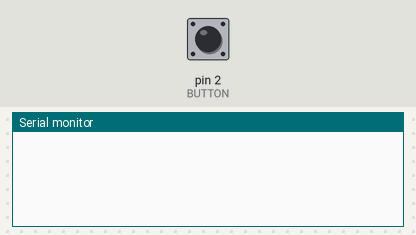
Bench run of a sketch on a simulated Arduino Uno, built with avr-gcc and run on an emulated ATmega328P. Shown: the last lines printed to the serial monitor. Inputs (shaded band) come from the test bench; at power-on: pin 2 (BUTTON) HIGH.

Above: at 1.8 s.
1.9 s: pin 2 (BUTTON) pulled LOW for 0.6 s
At 3.1 s:
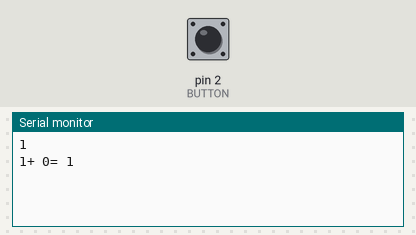
4.0 s: pin 2 (BUTTON) pulled LOW for 1 s
At 4.4 s:
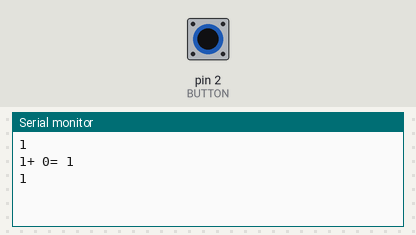
6.5 s: pin 2 (BUTTON) pulled LOW for 3.2 s
At 11.3 s:
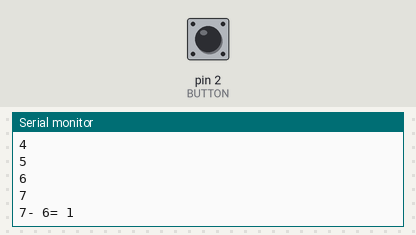
Timing chart, 0 to 12.8 s (numbered marks = the images above; inputs shaded):
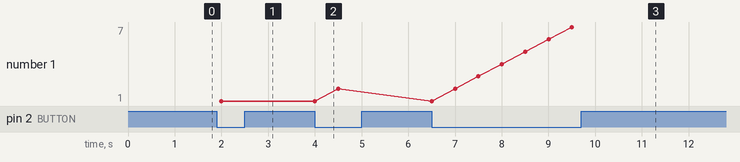

The sketch:

M5_2.ino
```cpp
#define BUTTON 2 // button pin number
int counter = 0;

 void setup() {
    Serial.begin(9600);
    pinMode(BUTTON, INPUT_PULLUP); // sets the digital pin 14 as input
 }

 void loop() {
    if (digitalRead(BUTTON) == 0)
    {
        counter++;
        Serial.println(counter);
    }else if (counter != 0){
        if (counter < 6)
        {
            int temp = counter;
            Serial.print(temp);
            Serial.print("+ ");
            Serial.print(--counter);
            Serial.print("= ");
            Serial.println(counter + temp);
            counter = 0;
        }else if (counter < 11)
        {
            int temp = counter;
            Serial.print(temp);
            Serial.print("- ");
            Serial.print(--counter);
            Serial.print("= ");
            Serial.println(temp - counter);
            counter = 0;
        }else if (counter < 16)
        {
            if (counter % 2 == 0)
            {
                Serial.println("even");
                counter = 0;
            }else{
                Serial.println("odd");
                counter = 0;
            }
        }else{
            Serial.println("number is bigger than 15");
            counter = 0;
        }

    }else
    {

    }
    delay(500); //0.5 seconds delay
 }
```

Measured:
- after the input at 1.9 s, the serial monitor: prints a new line after 0.10 s (image 1)
- after the input at 6.5 s, the serial monitor: prints a new line after 1.0 s (image 3)
- plotted number 1: 1 → 2 after the input at 4.0 s, 2 → 7 after the input at 6.5 s
